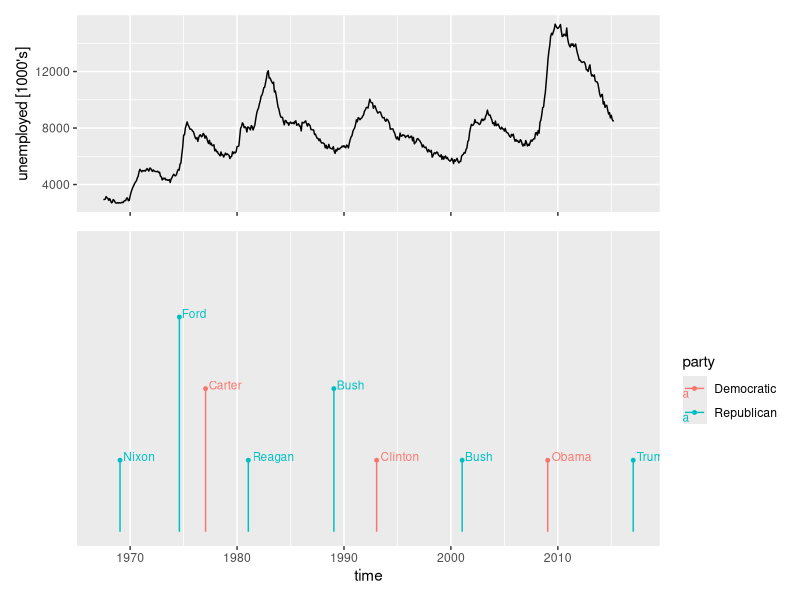

The R source for this figure:
library(ggplot2)
data(presidential)
data(economics)

events <- presidential[-(1:3),]
baseline = min(economics$unemploy)
delta = 0.05 * diff(range(economics$unemploy))
events$ymin = baseline
events$timelapse = c(diff(events$start),Inf)
events$bump = events$timelapse < 4*370 # ~4 years
offsets <- rle(events$bump)
events$offset <- unlist(mapply(function(l,v) {if(v){(l:1)+1}else{rep(1,l)}}, l=offsets$lengths, v=offsets$values, USE.NAMES=FALSE))
events$ymax <- events$ymin + events$offset * delta
xrange = range(c(economics$date, events$start))

p1 <- ggplot(data=economics, mapping=aes(x=date, y=unemploy)) +
  geom_line() +
  scale_x_date("", limits=xrange) +  
  scale_y_continuous(name="unemployed [1000's]") +
  theme(axis.text.x = element_blank(), axis.title.x = element_blank())

ylims <- c(0, (max(events$offset)+1)*delta) + baseline

p2 <- ggplot(events, aes(x=start, color=party)) +
  geom_segment(mapping=aes(y=ymin, xend=start, yend=ymax)) +
  geom_point(mapping=aes(y=ymax), size=1) +
  geom_text(mapping=aes(y=ymax, label=name), hjust=-0.1, vjust=0.1, size=3) +
  scale_x_date("time", limits=xrange) +
  scale_y_continuous("", breaks=NULL, limits=ylims)

library(patchwork)
p1/ p2 + 
  plot_layout( heights = unit(c(5, 1), c('cm', 'null')))

